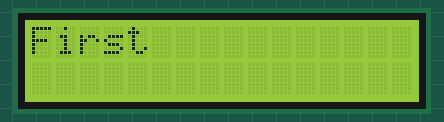
A sketch run on a simulated Arduino Uno, built with avr-gcc and run on an emulated ATmega328P. Shown: 16×2 character LCD.

Above: at 0.1 s.
At 3.1 s:
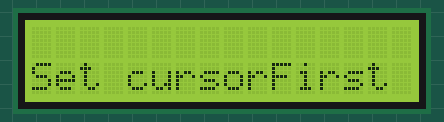

The sketch:

LCD.ino
```cpp
#include <LiquidCrystal.h>

LiquidCrystal lcd(12,11,5,4,3,2);

void setup() {
  // put your setup code here, to run once:
  lcd.begin(16,2);
  lcd.clear();
}

void loop() {
  // put your main code here, to run repeatedly:
  lcd.print("First");
  delay(3000);
  lcd.clear();
  lcd.setCursor(0,1);
  lcd.print("Set cursor");
}
```

Measured:
- what the display in image 1 shows lasts 3.0 s, from 3.1 s to 6.1 s
